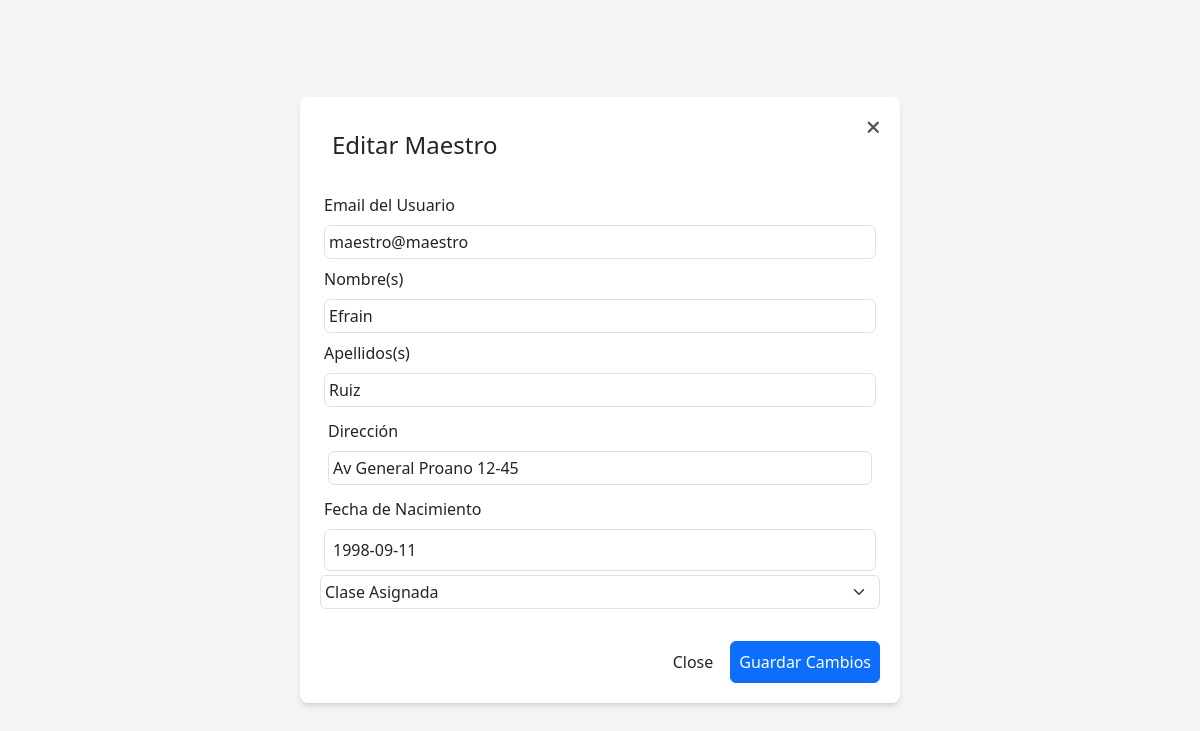
The app's page /views_Admin/edit_Maestros.php?id=3 with its own data.
### tables this page shows
CREATE TABLE IF NOT EXISTS `usuarios_datos` (
  `id_ud` int NOT NULL AUTO_INCREMENT,
  `DNI` varchar(20) DEFAULT NULL,
  `Nombre` varchar(100) DEFAULT NULL,
  `Apellido` varchar(100) DEFAULT NULL,
  `Correo` varchar(150) DEFAULT NULL,
  `Contra` varchar(250) DEFAULT NULL,
  `Direccion` varchar(200) DEFAULT NULL,
  `Fecha_Nacimiento` date DEFAULT NULL,
  `Estado` varchar(20) DEFAULT NULL,
  `rol_id` int DEFAULT NULL,
  `materia_id` int DEFAULT NULL,
  PRIMARY KEY (`id_ud`),
  KEY `rol_id` (`rol_id`),
  KEY `fk_materia` (`materia_id`)
);

### views_Admin/edit_Maestros.php (the view, shortened to what this page needs)
<!DOCTYPE html>
<html lang="en">
<head>
    <link href="/dist/output.css" rel="stylesheet">
    <link rel="stylesheet" href="https://cdnjs.cloudflare.com/ajax/libs/twitter-bootstrap/5.3.0/css/bootstrap.min.css">
    <link rel="stylesheet" href="https://cdnjs.cloudflare.com/ajax/libs/font-awesome/6.4.0/css/all.min.css" />
</head>
<body class="flex items-center justify-center min-h-screen bg-gray-100">
    <div class="w-11/12 sm:w-5/6 md:w-2/3 lg:w-1/2 xl:w-1/3 p-3 bg-white shadow-md rounded-lg">
        <div class="flex justify-between">
            <h1 class="p-3 text-2xl">Editar Maestro</h1>
            <a href="javascript:history.back()" class="text-gray-600 text-lg"><i class="fas fa-times mr-1"></i></a>
        </div>
        <form method="post" action="../handle_db/edit_Maestrosdb.php" class="p-1">
            <?php
            require_once("../handle_db/connection.php");
            $query = "SELECT * FROM usuarios_datos WHERE id_ud = :id";
            $stmt = $pdo->prepare($query);
            $stmt->bindParam(":id", $_GET["id"]);
            $stmt->execute();
            if ($row = $stmt->fetch(PDO::FETCH_ASSOC)) {
            ?>
                <div class="p-1">
                    <label for="exampleInputEmail1" class="form-label">Email del Usuario</label>
                    <input type="email" class="form-control p-1" name="Email" value="<?= $row["Correo"] ?>">
                </div>
                <div class="p-1">
                    <label for="exampleInputEmail1" class="form-label">Nombre(s)</label>
                    <input type="Nombre" class="form-control p-1" name="Nombre" value="<?= $row["Nombre"] ?>">
                </div>
                <div class="p-1">
                    <label for="exampleInputEmail1" class="form-label">Apellidos(s)</label>
                    <input type="Apellido" class="form-control p-1" name="Apellido" value="<?= $row["Apellido"] ?>">
                </div>
                <div class="p-2">
                    <label for="exampleInputEmail1" class="form-label">Dirección</label>
                    <input type="Direccion" class="form-control p-1" name="Direccion" value="<?= $row["Direccion"] ?>">
                </div>
                <div class="p-1">
                    <label for="exampleInputEmail1" class="form-label">Fecha de Nacimiento</label>
                    <input type="Fecha_Nacimiento" class="form-control p-2" name="Fecha_Nacimiento" value="<?= $row["Fecha_Nacimiento"] ?>">
                </div>
            <?php
            }
            ?>
            <select class="form-select mb-3 p-1" aria-label="Default select example" name="materias">
                <option value="" selected disabled>Clase Asignada</option>
            </select>
            <div class="flex justify-end pt-3">
                <button type="button" class="btn btn-gray p-2 mr-2" onclick="javascript:history.back()">Close</button>
                <button type="submit" class="btn btn-primary p-2">Guardar Cambios</button>
            </div>
        </form>
    </div>
</body>
</html>

### records on screen
usuarios_datos: Email "maestro@maestro", Nombre "Efrain", Apellido "Ruiz", Direccion "Av General Proano 12-45", Fecha_Nacimiento "1998-09-11"
